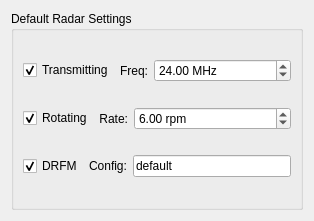
<ui version="4.0" >
 <class>ConfigurationWindow</class>
 <widget class="QDialog" name="ConfigurationWindow" >
  <property name="geometry" >
   <rect>
    <x>0</x>
    <y>0</y>
    <width>314</width>
    <height>221</height>
   </rect>
  </property>
  <property name="windowTitle" >
   <string>Configuration</string>
  </property>
  <layout class="QVBoxLayout" >
   <item>
    <widget class="QGroupBox" name="groupBox_3" >
     <property name="sizePolicy" >
      <sizepolicy vsizetype="Preferred" hsizetype="Preferred" >
       <horstretch>0</horstretch>
       <verstretch>0</verstretch>
      </sizepolicy>
     </property>
     <property name="title" >
      <string>Default Radar Settings</string>
     </property>
     <layout class="QVBoxLayout" >
      <item>
       <layout class="QHBoxLayout" >
        <item>
         <widget class="QCheckBox" name="radarTransmitting_" >
          <property name="sizePolicy" >
           <sizepolicy vsizetype="Fixed" hsizetype="Fixed" >
            <horstretch>0</horstretch>
            <verstretch>0</verstretch>
           </sizepolicy>
          </property>
          <property name="toolTip" >
           <string>Checked if radar is transmitting</string>
          </property>
          <property name="text" >
           <string>Transmitting</string>
          </property>
          <property name="checked" >
           <bool>true</bool>
          </property>
         </widget>
        </item>
        <item>
         <layout class="QHBoxLayout" >
          <item>
           <widget class="QLabel" name="label_3" >
            <property name="text" >
             <string>Freq:</string>
            </property>
            <property name="textFormat" >
             <enum>Qt::PlainText</enum>
            </property>
            <property name="alignment" >
             <set>Qt::AlignRight|Qt::AlignTrailing|Qt::AlignVCenter</set>
            </property>
           </widget>
          </item>
          <item>
           <widget class="QDoubleSpinBox" name="radarFrequency_" >
                <property name="keyboardTracking" >
                 <bool>false</bool>
                </property>
            <property name="sizePolicy" >
             <sizepolicy vsizetype="Fixed" hsizetype="Expanding" >
              <horstretch>1</horstretch>
              <verstretch>0</verstretch>
             </sizepolicy>
            </property>
            <property name="toolTip" >
             <string>Radar transmitter frequency</string>
            </property>
            <property name="suffix" >
             <string> MHz</string>
            </property>
            <property name="minimum" >
             <double>1.000000000000000</double>
            </property>
            <property name="value" >
             <double>24.000000000000000</double>
            </property>
           </widget>
          </item>
         </layout>
        </item>
       </layout>
      </item>
      <item>
       <layout class="QHBoxLayout" >
        <item>
         <widget class="QCheckBox" name="radarRotating_" >
          <property name="sizePolicy" >
           <sizepolicy vsizetype="Fixed" hsizetype="Fixed" >
            <horstretch>0</horstretch>
            <verstretch>0</verstretch>
           </sizepolicy>
          </property>
          <property name="toolTip" >
           <string>Checked if radar is rotating</string>
          </property>
          <property name="text" >
           <string>Rotating</string>
          </property>
          <property name="checked" >
           <bool>true</bool>
          </property>
         </widget>
        </item>
        <item>
         <layout class="QHBoxLayout" >
          <item>
           <widget class="QLabel" name="label_4" >
            <property name="text" >
             <string>Rate:</string>
            </property>
            <property name="textFormat" >
             <enum>Qt::PlainText</enum>
            </property>
            <property name="alignment" >
             <set>Qt::AlignRight|Qt::AlignTrailing|Qt::AlignVCenter</set>
            </property>
           </widget>
          </item>
          <item>
           <widget class="QDoubleSpinBox" name="radarRotation_" >
                <property name="keyboardTracking" >
                 <bool>false</bool>
                </property>
            <property name="sizePolicy" >
             <sizepolicy vsizetype="Fixed" hsizetype="Expanding" >
              <horstretch>1</horstretch>
              <verstretch>0</verstretch>
             </sizepolicy>
            </property>
            <property name="toolTip" >
             <string>Rate of radar rotation</string>
            </property>
            <property name="suffix" >
             <string> rpm</string>
            </property>
            <property name="minimum" >
             <double>0.010000000000000</double>
            </property>
            <property name="value" >
             <double>6.000000000000000</double>
            </property>
           </widget>
          </item>
         </layout>
        </item>
       </layout>
      </item>
      <item>
       <layout class="QHBoxLayout" >
        <item>
         <widget class="QCheckBox" name="drfmOn_" >
          <property name="sizePolicy" >
           <sizepolicy vsizetype="Fixed" hsizetype="Fixed" >
            <horstretch>0</horstretch>
            <verstretch>0</verstretch>
           </sizepolicy>
          </property>
          <property name="toolTip" >
           <string>Checked if DRFM is in use</string>
          </property>
          <property name="text" >
           <string>DRFM</string>
          </property>
          <property name="checked" >
           <bool>true</bool>
          </property>
         </widget>
        </item>
        <item>
         <layout class="QHBoxLayout" >
          <item>
           <widget class="QLabel" name="label_7" >
            <property name="text" >
             <string>Config:</string>
            </property>
            <property name="textFormat" >
             <enum>Qt::PlainText</enum>
            </property>
           </widget>
          </item>
          <item>
           <widget class="QLineEdit" name="drfmConfig_" >
            <property name="sizePolicy" >
             <sizepolicy vsizetype="Fixed" hsizetype="Expanding" >
              <horstretch>0</horstretch>
              <verstretch>0</verstretch>
             </sizepolicy>
            </property>
            <property name="toolTip" >
             <string>ActiveDRFM configuration file</string>
            </property>
            <property name="text" >
             <string>default</string>
            </property>
            <property name="maxLength" >
             <number>32</number>
            </property>
           </widget>
          </item>
         </layout>
        </item>
       </layout>
      </item>
     </layout>
    </widget>
   </item>
  </layout>
 </widget>
 <resources/>
 <connections/>
</ui>
